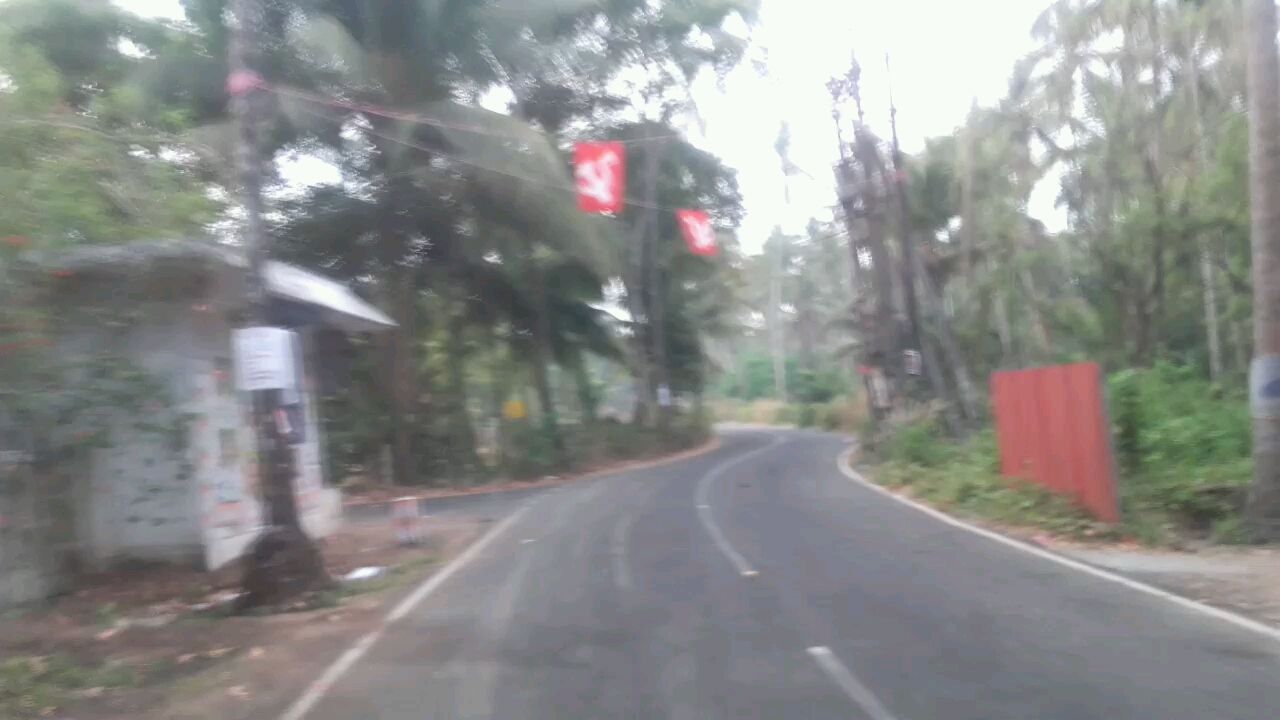
#> input picture test_images/Image_1553321141208.jpg, 1280 x 720 px; its folder holds only this picture in this run
$ jupyter execute --allow-errors 'RoadLane Detection  - old .ipynb'   (shell and % lines are left out)
#> lines starting #> are read from the running program, lines starting #| are printed output that depends on the picture; after the words box and inside, x2 and y2 are one past the last pixel; in counts of white or black regions, pixels touching at a corner belong together
# RoadLane Detection

---------------------------------------------------------------

[cell 1]
import matplotlib.pyplot as plt
import matplotlib.image as mpimg
from IPython.display import Image
from IPython.display import display
import numpy as np
import cv2

#> (a cell that did not finish here is left out)

[cell 3]
import os
os.listdir("test_images/")

[cell 4]
def gaussian_blur(img, kernel_size):

    return cv2.GaussianBlur(img, (kernel_size, kernel_size), 0)


def canny(img, low_threshold, high_threshold):

    return cv2.Canny(img, low_threshold, high_threshold)

def region_of_interest(img, vertices):


    mask = np.zeros_like(img)

    if len(img.shape) > 2:
        channel_count = img.shape[2]
        ignore_mask_color = (255,) * channel_count
    else:
        ignore_mask_color = 255


    cv2.fillPoly(mask, vertices, ignore_mask_color)
    masked_image = cv2.bitwise_and(img, mask)
    return masked_image
import math

def perp( a ) :
    b = np.empty_like(a)

    b[0] = -a[1]

    b[1] = a[0]

    return b


def seg_intersect(a1,a2, b1,b2):
    da = a2-a1

    db = b2-b1

    dp = a1-b1

    dap = perp(da)

    denom = np.dot( dap, db)

    num = np.dot( dap, dp )


    return (num / denom.astype(float))*db + b1

def weighted_img(img, initial_img, α=0.8, β=1., λ=0.):


    return cv2.addWeighted(initial_img, α, img, β, λ)

def draw_lines(img, lines, color=[255, 0, 0], thickness=2):

    imgcopy=img.copy()
    largestLeftLineSize = 0
    largestRightLineSize = 0
    largestLeftLine = (0,0,0,0)
    largestRightLine = (0,0,0,0)
    global avgLeft
    global avgRight
    if lines is None:
        avgx1, avgy1, avgx2, avgy2 = avgLeft
        cv2.line(img, (int(avgx1), int(avgy1)), (int(avgx2), int(avgy2)), [255,255,255], 12) #draw left line
        avgx1, avgy1, avgx2, avgy2 = avgRight
        cv2.line(imgcopy, (int(avgx1), int(avgy1)), (int(avgx2), int(avgy2)), [255,255,255], 12) #draw right line
        return

    for line in lines:
        for x1,y1,x2,y2 in line:
            size = math.hypot(x2 - x1, y2 - y1)
            slope = ((y2-y1)/(x2-x1))

            if (slope > 0.5): #right
                if (size > largestRightLineSize):
                    largestRightLine = (x1, y1, x2, y2)

                cv2.line(imgcopy, (x1, y1), (x2, y2), color, thickness)
            elif (slope < -0.5): #left
                if (size > largestLeftLineSize):
                    largestLeftLine = (x1, y1, x2, y2)

                cv2.line(imgcopy, (x1, y1), (x2, y2), color, thickness)

    # Define an imaginary horizontal line in the center of the screen
    # and at the bottom of the image, to extrapolate determined segment
    imgHeight, imgWidth = (img.shape[0], img.shape[1])
    upLinePoint1 = np.array( [200, int(imgHeight - (imgHeight/4))] )
    upLinePoint2 = np.array( [int(imgWidth), int(imgHeight - (imgHeight/4))] )
    downLinePoint1 = np.array( [200, int(imgHeight)] )
    downLinePoint2 = np.array( [1200, int(imgHeight)] )

    # Find the intersection of dominant lane with an imaginary horizontal line
    # in the middle of the image and at the bottom of the image.
    p3 = np.array( [largestLeftLine[0], largestLeftLine[1]] )

    p4 = np.array( [largestLeftLine[2], largestLeftLine[3]] )

    upLeftPoint = seg_intersect(upLinePoint1,upLinePoint2, p3,p4)

    downLeftPoint = seg_intersect(downLinePoint1,downLinePoint2, p3,p4)

    if (math.isnan(upLeftPoint[0]) or math.isnan(downLeftPoint[0])):
        avgx1, avgy1, avgx2, avgy2 = avgLeft
        cv2.line(img, (int(avgx1), int(avgy1)), (int(avgx2), int(avgy2)), [255,255,255], 12) #draw left line
        avgx1, avgy1, avgx2, avgy2 = avgRight
        cv2.line(img,(int(avgx1), int(avgy1)), (int(avgx2), int(avgy2)), [255,255,255], 12) #draw right line
        return
    cv2.line(img, (int(upLeftPoint[0]), int(upLeftPoint[1])), (int(downLeftPoint[0]), int(downLeftPoint[1])), [0, 190, 255], 8) #draw left line
    # Find the intersection of dominant lane with an imaginary horizontal line
    # in the middle of the image and at the bottom of the image.
    p5 = np.array( [largestRightLine[0], largestRightLine[1]] )
    p6 = np.array( [largestRightLine[2], largestRightLine[3]] )
    upRightPoint = seg_intersect(upLinePoint1,upLinePoint2, p5,p6)
    downRightPoint = seg_intersect(downLinePoint1,downLinePoint2, p5,p6)
    if (math.isnan(upRightPoint[0]) or math.isnan(downRightPoint[0])):
        avgx1, avgy1, avgx2, avgy2 = avgLeft
        cv2.line(img, (int(avgx1), int(avgy1)), (int(avgx2), int(avgy2)), [255,255,255], 12) #draw left line
        avgx1, avgy1, avgx2, avgy2 = avgRight
        cv2.line(img, (int(avgx1), int(avgy1)), (int(avgx2), int(avgy2)), [255,255,255], 12) #draw right line
        return
    cv2.line(img, (int(upRightPoint[0]), int(upRightPoint[1])), (int(downRightPoint[0]), int(downRightPoint[1])), [0, 190, 255], 8) #draw left line
def hough_lines(img, rho, theta, threshold, min_line_len, max_line_gap):

    lines = cv2.HoughLinesP(img, rho, theta, threshold, np.array([]), minLineLength=min_line_len, maxLineGap=max_line_gap)
    line_img = np.zeros((*img.shape, 3), dtype=np.uint8)
    draw_lines(line_img, lines)
    return line_img

[cell 5]
def process_image(image):

    blurredImage = gaussian_blur(image, 11)
    edgesImage = canny(blurredImage, 40, 50)
    height = image.shape[0]
    width = image.shape[1]
    vertices = np.array( [[
                [1000,500],[300,500],[100,720],[1000,720]
            ]], dtype=np.int32 )
    regionInterestImage = region_of_interest(edgesImage, vertices)

    lineMarkedImage = hough_lines(regionInterestImage, 1, np.pi/180, 40, 30, 200)
    #return cv2.cvtColor(regionInterestImage, cv2.COLOR_GRAY2RGB)
    return weighted_img(lineMarkedImage, image)


inDirectory = "test_images"
outDirectory = inDirectory + "_out"
if not os.path.exists(outDirectory):
    os.makedirs(outDirectory)
imageNames = os.listdir(inDirectory + "/")
for imageName in imageNames:
    avgLeft = (0, 0, 0, 0)
    avgRight = (0, 0, 0, 0)
    image = mpimg.imread(inDirectory + "/" + imageName)
#> image is the input picture: shape (720, 1280, 3); mean R, G, B 138.1, 139.3, 137.8
    out = process_image(image)
#> in canny, `return cv2.Canny(img, low_threshold, high_threshold)`:
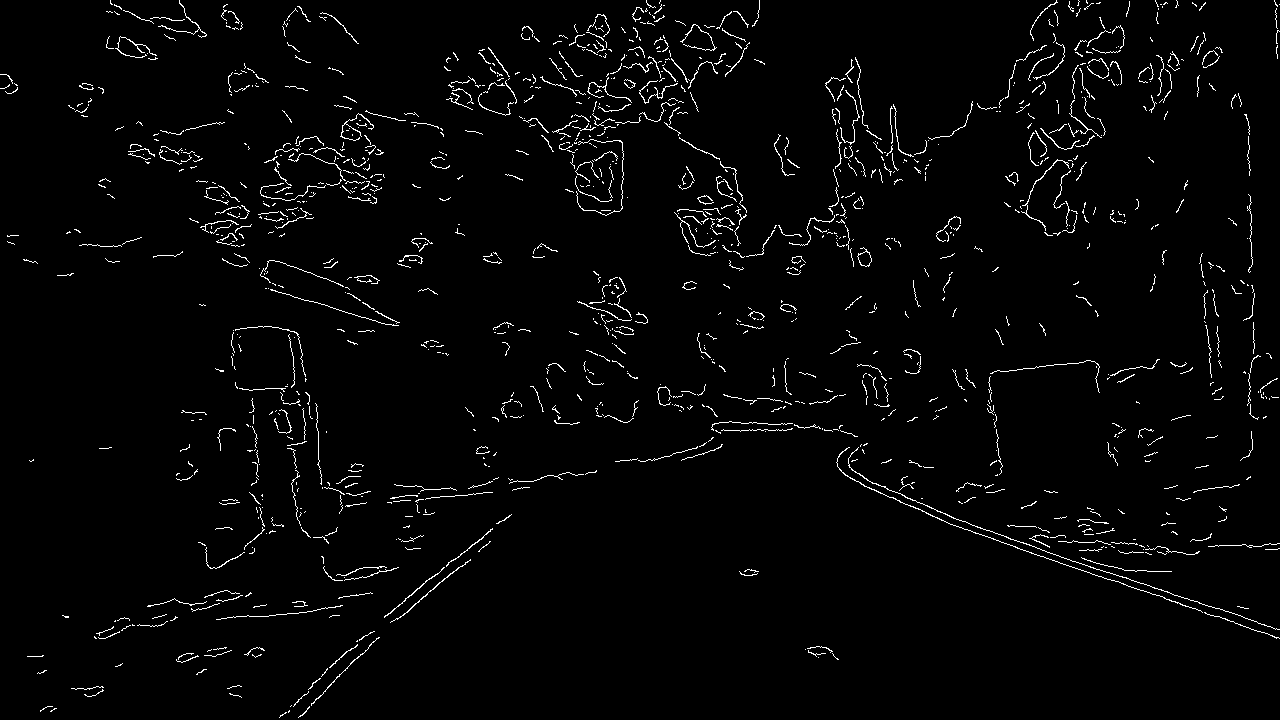
#> returned value: shape (720, 1280); 2.4% white in thin lines or dots
#> in region_of_interest, `masked_image = cv2.bitwise_and(img, mask)`:
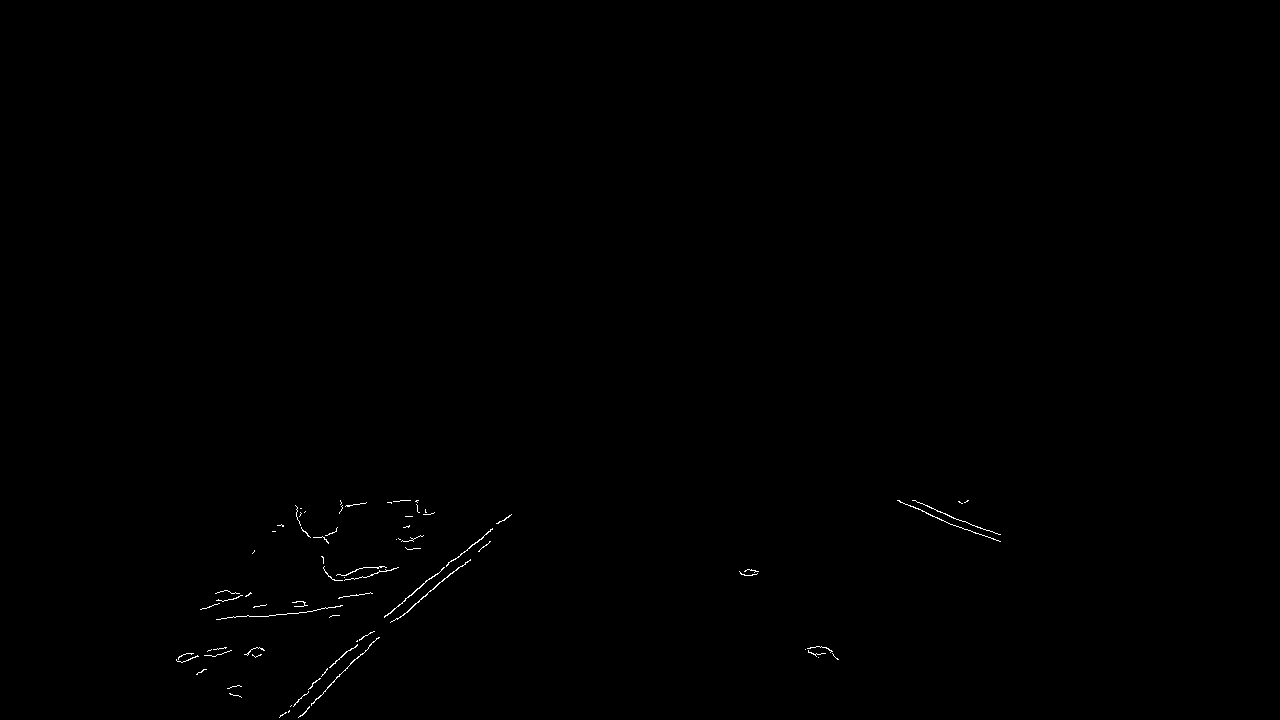
#> masked_image: shape (720, 1280); 0.21% white in thin lines or dots, all inside (x1, y1, x2, y2) = (176, 500, 1001, 718)
#> in hough_lines, `lines = cv2.HoughLinesP(img, rho, theta, threshold, np.array([]), minL..`: lines = [[312, 683, 429, 578], [298, 717, 464, 551], [279, 717, 489, 541], [912, 500, 987, 530], [384, 617, 511, 514], [217, 619, 418, 602], [405, 598, 502, 520], [897, 500, 975, 533], [311, 703, 458, 556], [288, 711, 488, 543], [254, 606, 364, 594]]
#> the loop in draw_lines, `for line in lines:` made 11 passes
#> after the loop in draw_lines, `for line in lines:`:
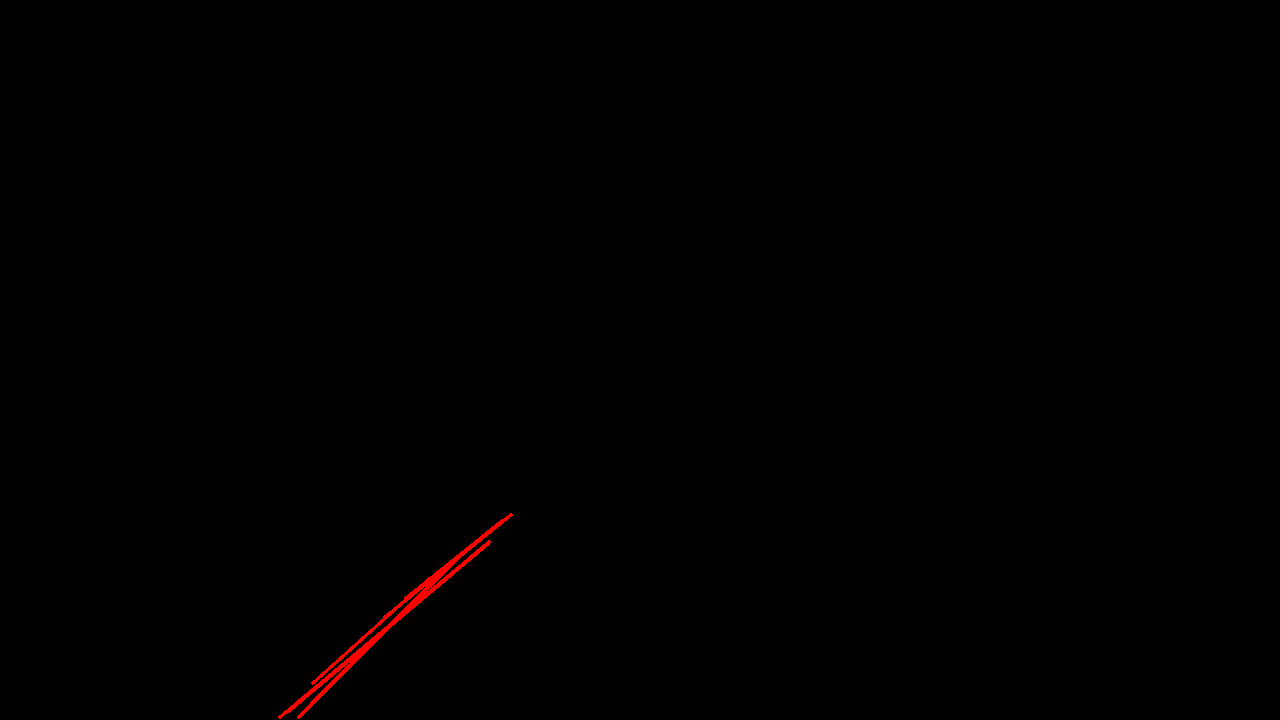
#> imgcopy: shape (720, 1280, 3); mean of channels 0, 1, 2 0.8, 0, 0; drawn as R, G, B
#> in weighted_img, `return cv2.addWeighted(initial_img, α, img, β, λ)`:
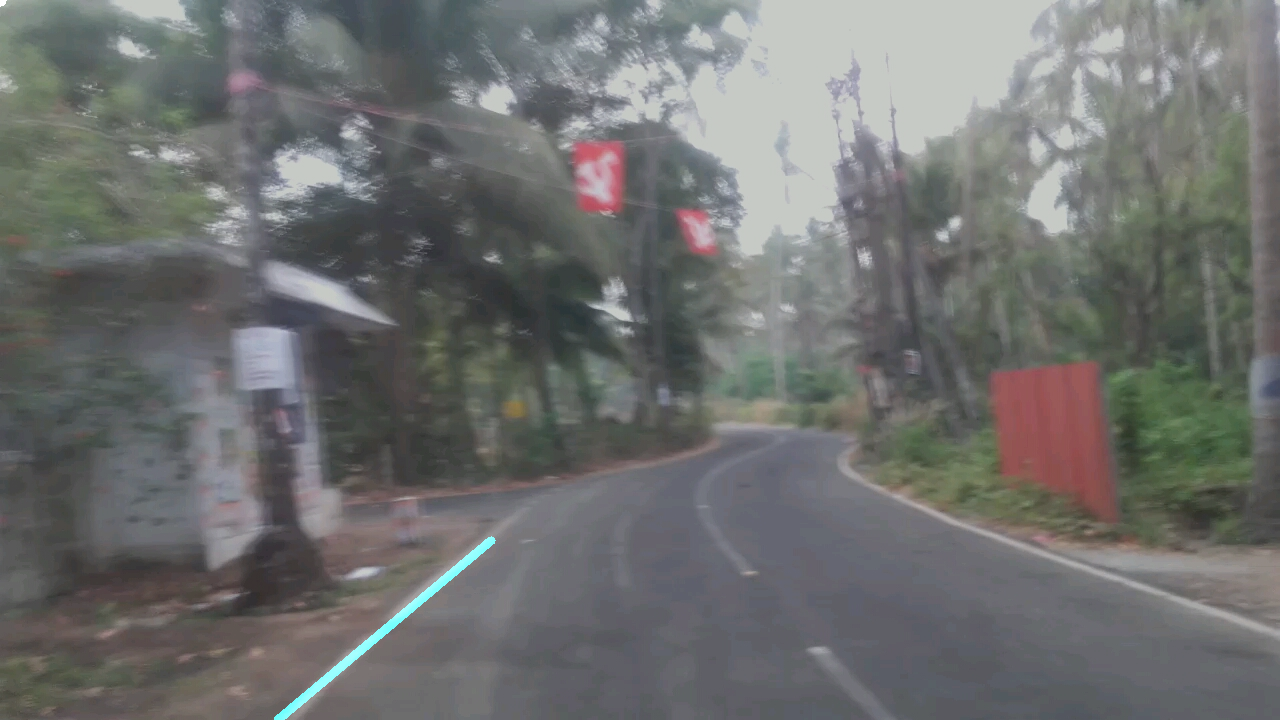
#> returned value: shape (720, 1280, 3); mean of channels 0, 1, 2 110.5, 111.8, 110.6; drawn as R, G, B
    mpimg.imsave(outDirectory + "/" + imageName, out)
    print("Processed " + outDirectory + "/" + imageName)

print("Processing complete.")

$ run again, on test_images/Image_1553321161138.jpg
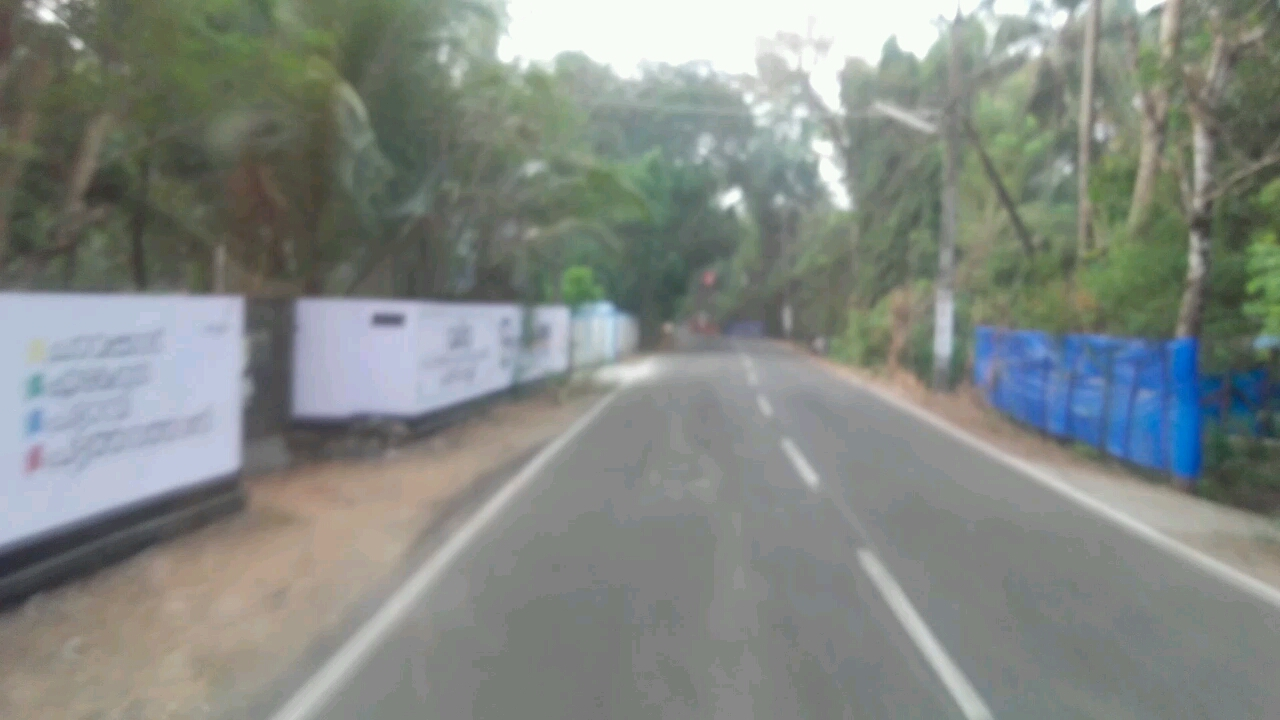
#> input picture test_images/Image_1553321161138.jpg, 1280 x 720 px
#> image is the input picture: shape (720, 1280, 3); mean R, G, B 130.8, 136.3, 131.4
#> mask: shape (720, 1280); 19.1% white; 1 white region, box (x1, y1, x2, y2) and area: (100, 500, 1001, 720) 176220
#> masked_image: shape (720, 1280); 0.09% white in thin lines or dots, all inside (x1, y1, x2, y2) = (275, 500, 993, 720)
#> lines = [[275, 714, 489, 500], [869, 551, 991, 714], [862, 565, 968, 717], [275, 715, 490, 500], [884, 567, 954, 666], [859, 559, 946, 684]]
#> the loop in draw_lines, `for line in lines:` made 6 passes
#> after the loop in draw_lines, `for line in lines:`:
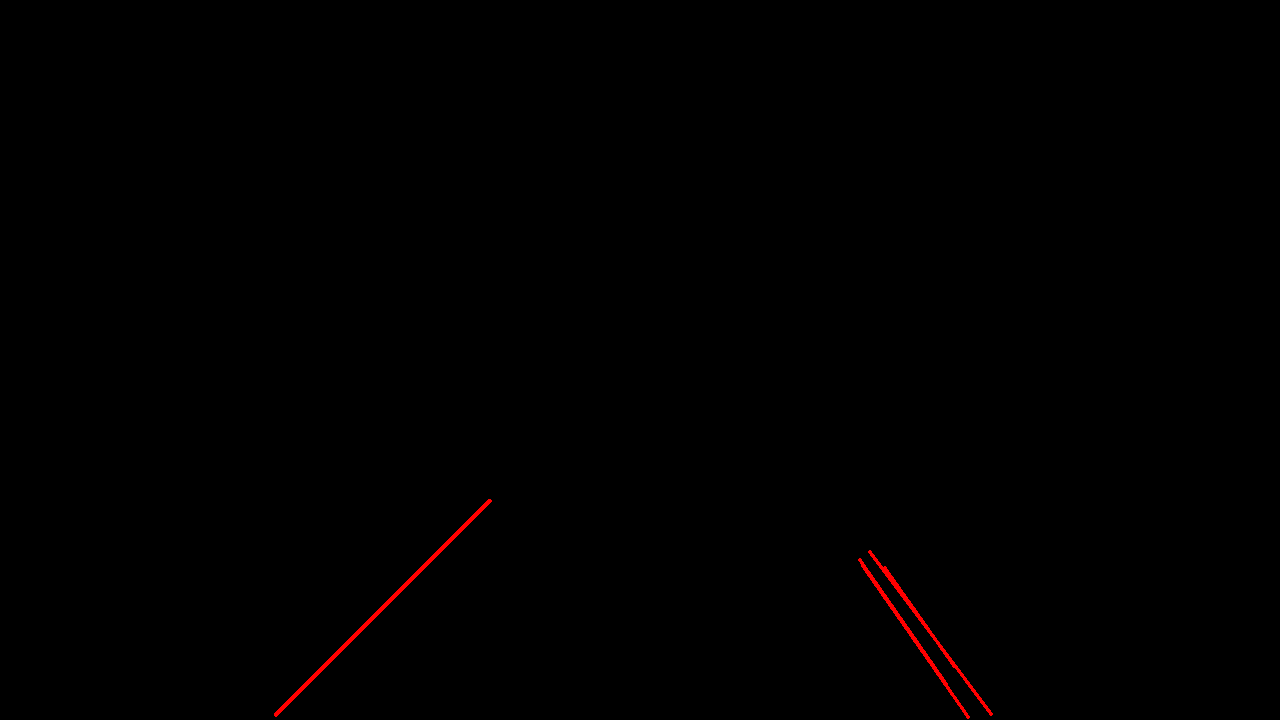
#> imgcopy: shape (720, 1280, 3); mean of channels 0, 1, 2 0.8, 0, 0; drawn as R, G, B
#> in weighted_img, `return cv2.addWeighted(initial_img, α, img, β, λ)`:
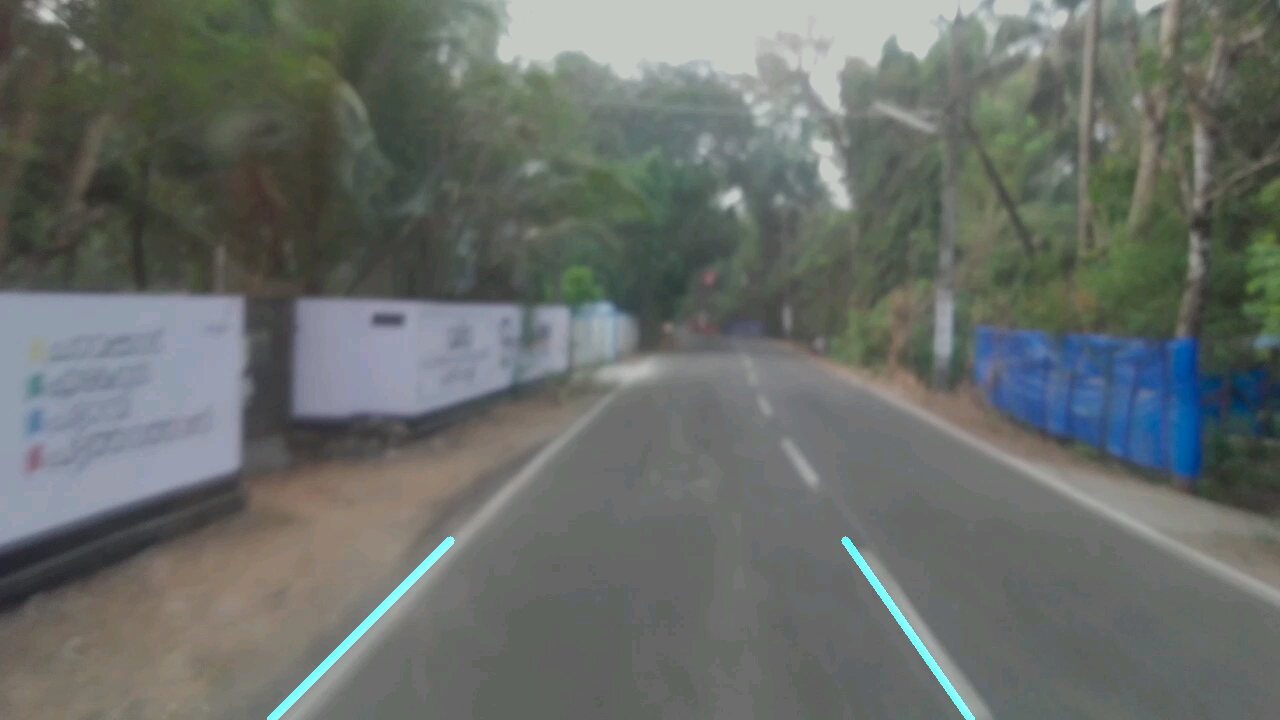
#> returned value: shape (720, 1280, 3); mean of channels 0, 1, 2 104.6, 109.6, 105.6; drawn as R, G, B
